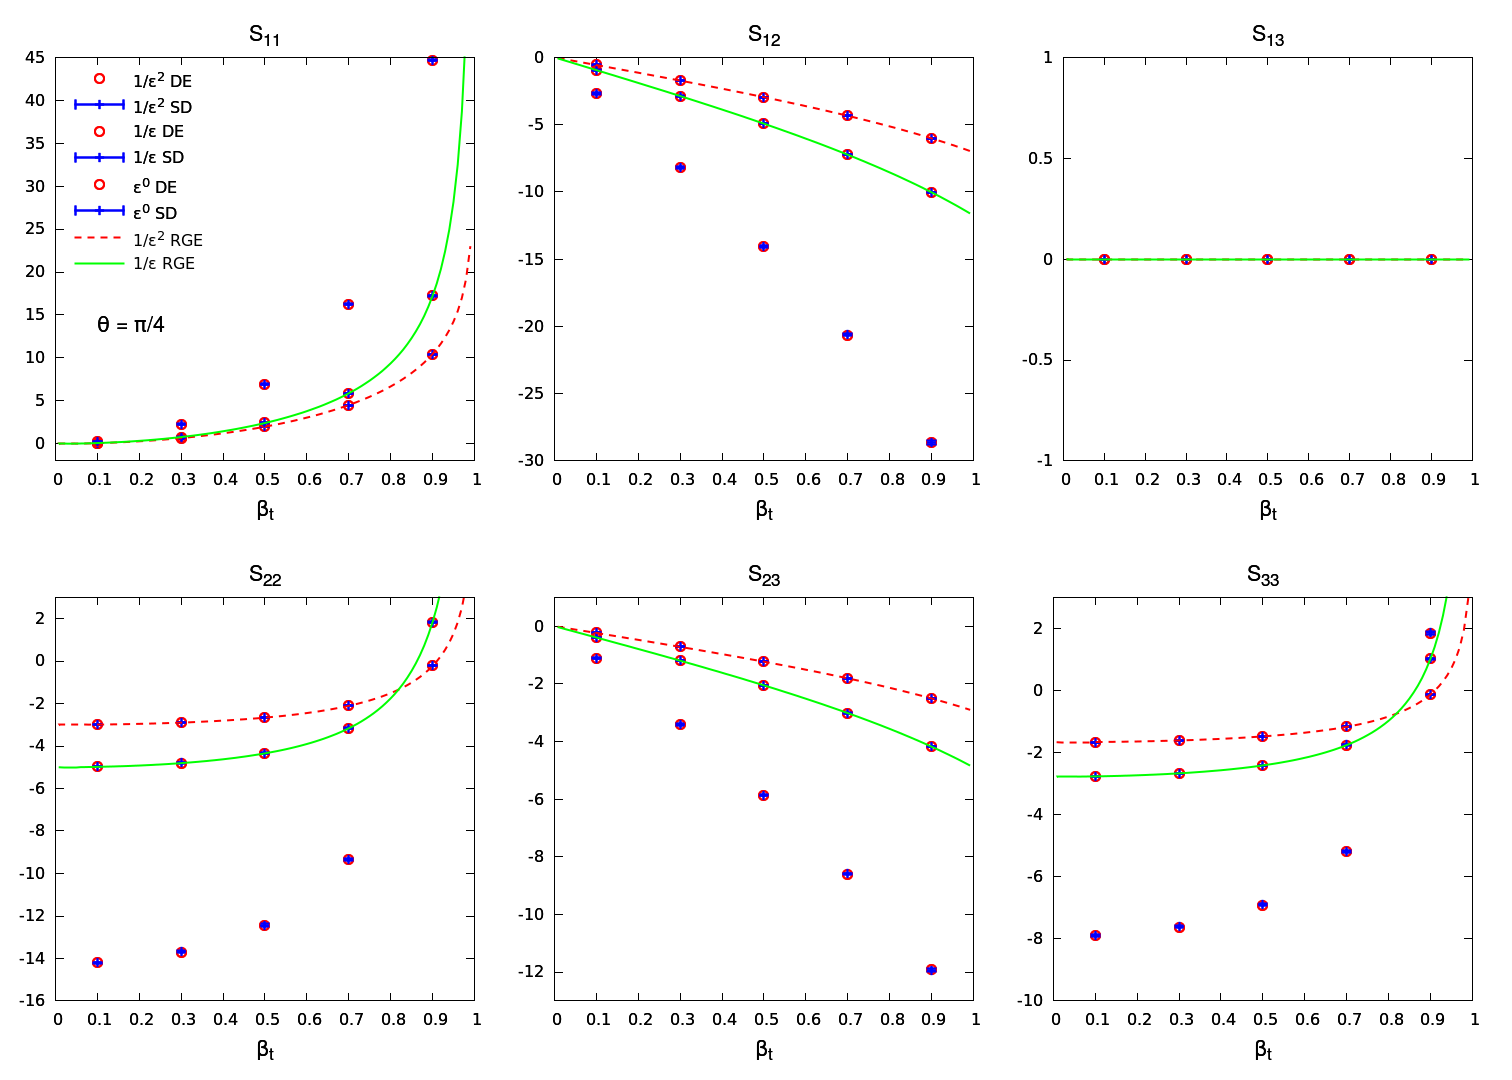

This figure's gnuplot source:
#
 
set terminal pngcairo dashed enhanced size 21in, 15in 
set output 'soft-function-gg-qbub-beta.png'

set multiplot

set ylabel ""
set xlabel "{/Symbol b}_t" font "Helvetica, 16"
#set format y "10^{%T}"

set style line 1 lt 1 lw 2 pt 13 ps 1.2 lc rgb "red" 
set style line 2 lt 1 lw 2 pt 13 ps 1.2 lc rgb "green" 
set style line 3 lt 1 lw 2 pt 13 ps 1.2 lc rgb "blue" 
set style line 4 lt 1 lw 2 pt 13 ps 1.2 lc rgb "violet" 
set style line 5 lt 2 lw 2 pt 13 ps 1.2 lc rgb "red" 

#set grid
set xrange [0:1]
set xtics 0.1
set size 0.333333, 0.5

#-----------------------------------------------------------------------------
#-----------------------------------------------------------------------------
#-- Plots
#-----------------------------------------------------------------------------
#-----------------------------------------------------------------------------

#-----------------------------------------------------------------------------
set origin 0, 0.5
set key top left Left reverse spacing 1.4
set title 'S_{11}' font "Helvetica, 16"
set yrange [-2:45]
set label 2 "{/Symbol q} = {/Symbol p}/4" at graph 0.10, 0.35 left  font "Helvetica, 16"
plot   \
  '../tableqbub11gg.dat'       u 1:2 ls 1 pt 6 ps 1.5 t '1/{/Symbol e}^2 DE',\
  '../tableqbub11validgg.dat'  u 1:2:5 w err ls 3 pt 1 t '1/{/Symbol e}^2 SD',\
  '../tableqbub11gg.dat'       u 1:3 ls 1 pt 6 ps 1.5 t '1/{/Symbol e} DE',\
  '../tableqbub11validgg.dat'  u 1:3:6 w err ls 3 pt 1 t '1/{/Symbol e} SD',\
  '../tableqbub11gg.dat'       u 1:4 ls 1 pt 6 ps 1.5 t '{/Symbol e}^0 DE',\
  '../tableqbub11validgg.dat'  u 1:4:7 w err ls 3 pt 1 t '{/Symbol e}^0 SD'

replot \
  '../common/tablergegg.dat' u 1:(-$26) w l ls 5 t '1/{/Symbol e}^2 RGE',\
  '../common/tablergegg.dat' u 1:(-$27) w l ls 2 t '1/{/Symbol e} RGE'
#-----------------------------------------------------------------------------
set origin 0.33, 0.5
set key bottom left
set yrange [-30:0]
set title 'S_{12}' font "Helvetica, 16"
unset label 2
#set label 2 "{/Symbol q} = {/Symbol p}/4" at graph 0.75, 0.84 left 
plot   \
  '../tableqbub12gg.dat'       u 1:2         ls 1 pt 6 ps 1.5 t '',\
  '../tableqbub12validgg.dat'  u 1:2:5 w err ls 3 pt 1 t '',\
  '../tableqbub12gg.dat'       u 1:3         ls 1 pt 6 ps 1.5 t '',\
  '../tableqbub12validgg.dat'  u 1:3:6 w err ls 3 pt 1 t '',\
  '../tableqbub12gg.dat'       u 1:4         ls 1 pt 6 ps 1.5 t '',\
  '../tableqbub12validgg.dat'  u 1:4:7 w err ls 3 pt 1 t ''

replot \
  '../common/tablergegg.dat' u 1:(-$28) w l ls 5 t '',\
  '../common/tablergegg.dat' u 1:(-$29) w l ls 2 t ''


#-----------------------------------------------------------------------------
set origin 0.66, 0.5
set key top left
set yrange [*:*]
set title 'S_{13}' font "Helvetica, 16"
plot   \
  '../tableqbub13gg.dat'       u 1:2         ls 1 pt 6 ps 1.5 t '',\
  '../tableqbub13validgg.dat'  u 1:2:5 w err ls 3 pt 1 t '',\
  '../tableqbub13gg.dat'       u 1:3         ls 1 pt 6 ps 1.5 t '',\
  '../tableqbub13validgg.dat'  u 1:3:6 w err ls 3 pt 1 t '',\
  '../tableqbub13gg.dat'       u 1:4         ls 1 pt 6 ps 1.5 t '',\
  '../tableqbub13validgg.dat'  u 1:4:7 w err ls 3 pt 1 t ''

plot \
  '../common/tablergegg.dat' u 1:(-$30) w l ls 5 t '',\
  '../common/tablergegg.dat' u 1:(-$31) w l ls 2 t ''

#-----------------------------------------------------------------------------
set origin 0, 0.0
set key bottom left
set yrange [-16:3]
set title 'S_{22}' font "Helvetica, 16"
#set label 2 "{/Symbol q} = {/Symbol p}/4" at graph 0.05, 0.55 left 
plot   \
  '../tableqbub22gg.dat'       u 1:2         ls 1 pt 6 ps 1.5 t '',\
  '../tableqbub22validgg.dat'  u 1:2:5 w err ls 3 pt 1 t '',\
  '../tableqbub22gg.dat'       u 1:3         ls 1 pt 6 ps 1.5 t '',\
  '../tableqbub22validgg.dat'  u 1:3:6 w err ls 3 pt 1 t '',\
  '../tableqbub22gg.dat'       u 1:4         ls 1 pt 6 ps 1.5 t '',\
  '../tableqbub22validgg.dat'  u 1:4:7 w err ls 3 pt 1 t ''

replot \
  '../common/tablergegg.dat' u 1:(-$32) w l ls 5 t '',\
  '../common/tablergegg.dat' u 1:(-$33) w l ls 2 t ''

#-----------------------------------------------------------------------------
set origin 0.33, 0.0
set key top left
set title 'S_{23}' font "Helvetica, 16"
set yrange [-13:1]
plot   \
  '../tableqbub23gg.dat'       u 1:2         ls 1 pt 6 ps 1.5 t '',\
  '../tableqbub23validgg.dat'  u 1:2:5 w err ls 3 pt 1 t '',\
  '../tableqbub23gg.dat'       u 1:3         ls 1 pt 6 ps 1.5 t '',\
  '../tableqbub23validgg.dat'  u 1:3:6 w err ls 3 pt 1 t '',\
  '../tableqbub23gg.dat'       u 1:4         ls 1 pt 6 ps 1.5 t '',\
  '../tableqbub23validgg.dat'  u 1:4:7 w err ls 3 pt 1 t ''

replot \
  '../common/tablergegg.dat' u 1:(-$34) w l ls 5 t '',\
  '../common/tablergegg.dat' u 1:(-$35) w l ls 2 t ''

#-----------------------------------------------------------------------------
set origin 0.66, 0.0
set key top left
set title 'S_{33}' font "Helvetica, 16"
set yrange [-10:3]

plot   \
  '../tableqbub33gg.dat'       u 1:2         ls 1 pt 6 ps 1.5 t '',\
  '../tableqbub33validgg.dat'  u 1:2:5 w err ls 3 pt 1 t '',\
  '../tableqbub33gg.dat'       u 1:3         ls 1 pt 6 ps 1.5 t '',\
  '../tableqbub33validgg.dat'  u 1:3:6 w err ls 3 pt 1 t '',\
  '../tableqbub33gg.dat'       u 1:4         ls 1 pt 6 ps 1.5 t '',\
  '../tableqbub33validgg.dat'  u 1:4:7 w err ls 3 pt 1 t ''

replot \
  '../common/tablergegg.dat' u 1:(-$36) w l ls 5 t '',\
  '../common/tablergegg.dat' u 1:(-$37) w l ls 2 t ''


